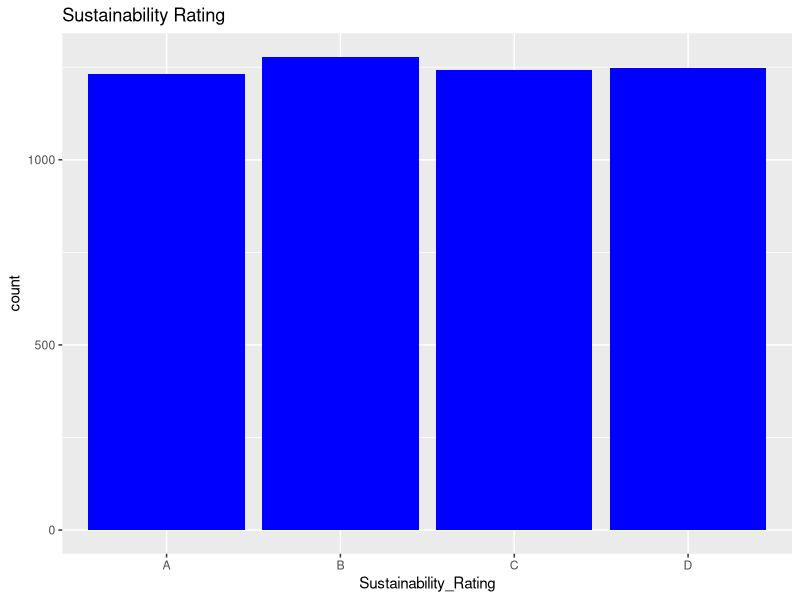
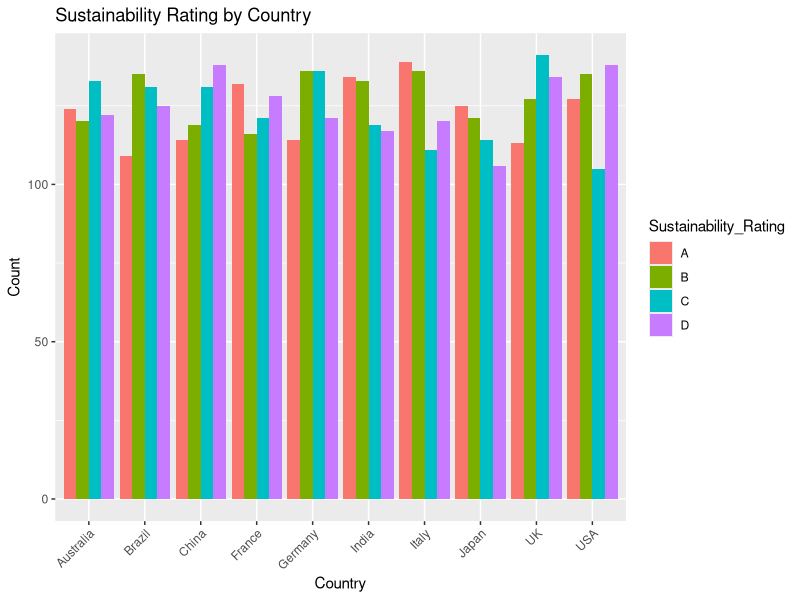
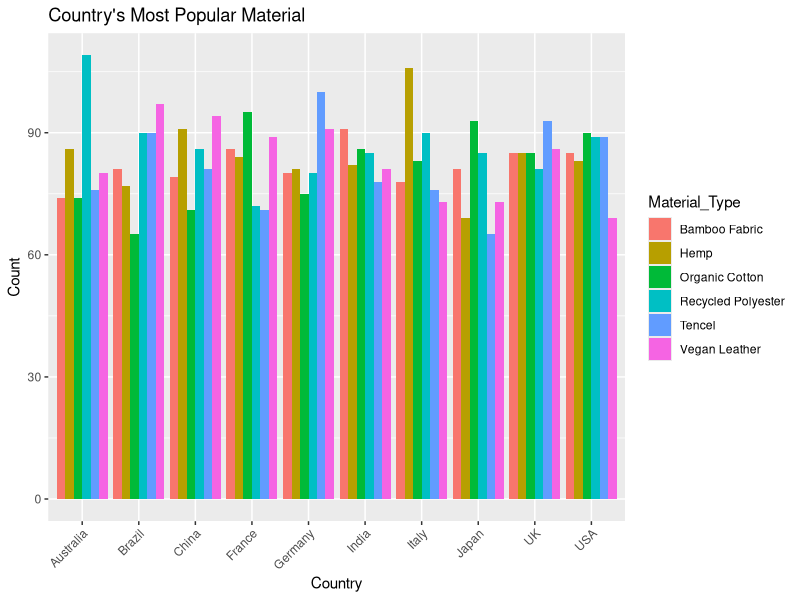
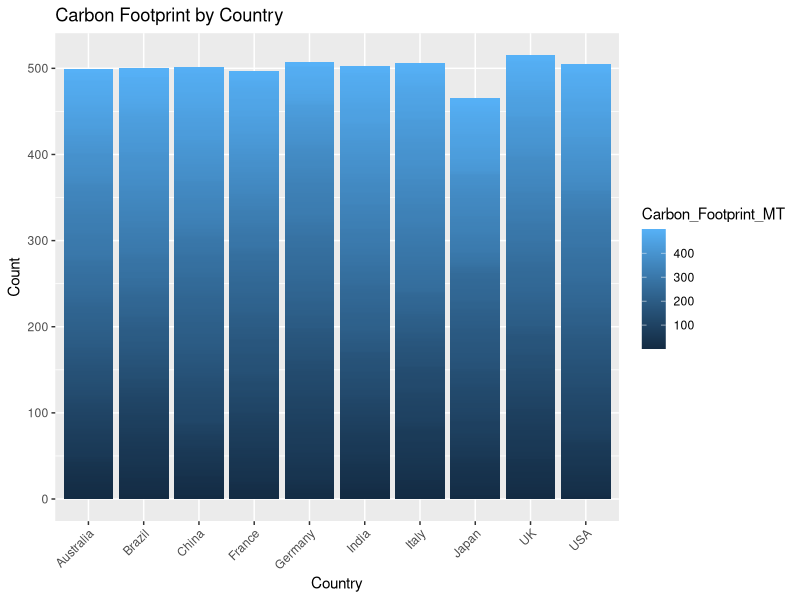
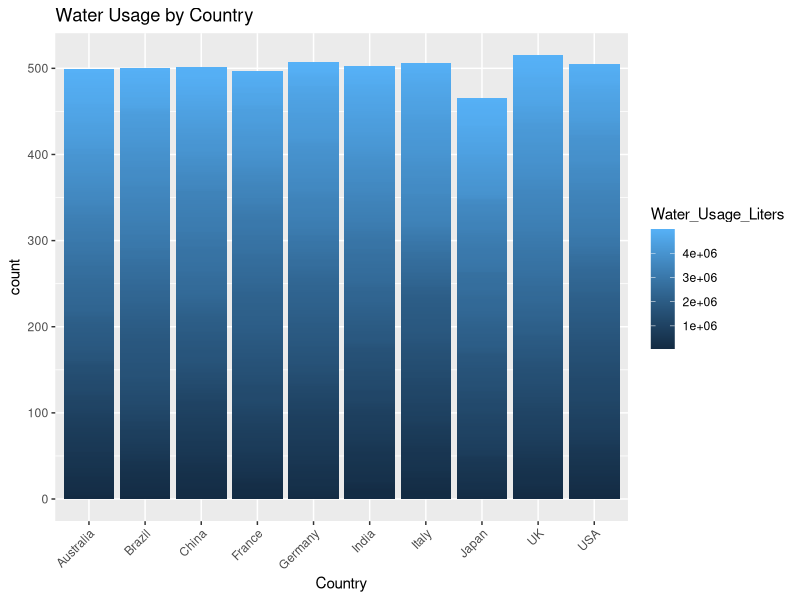
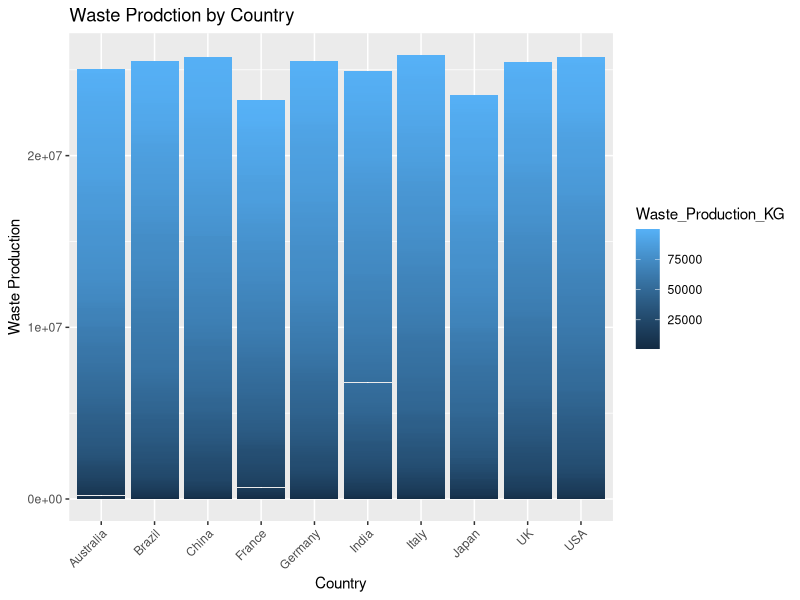
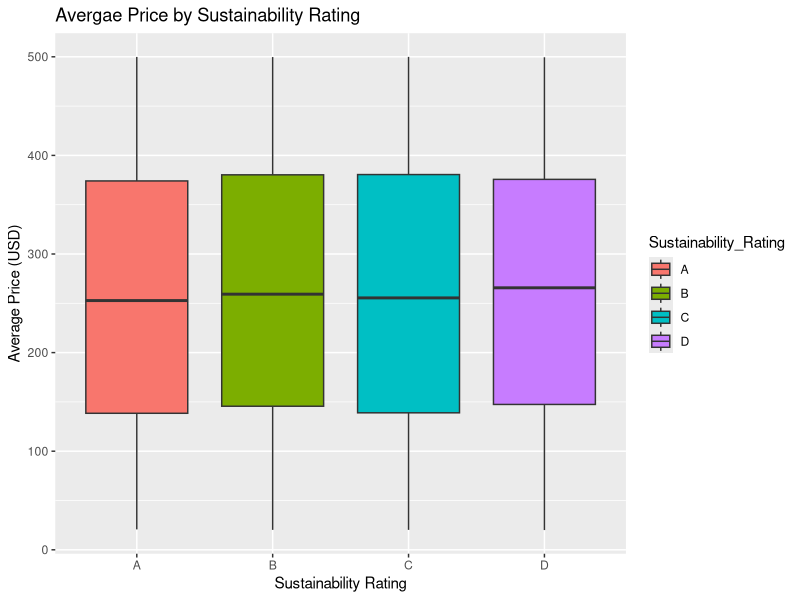
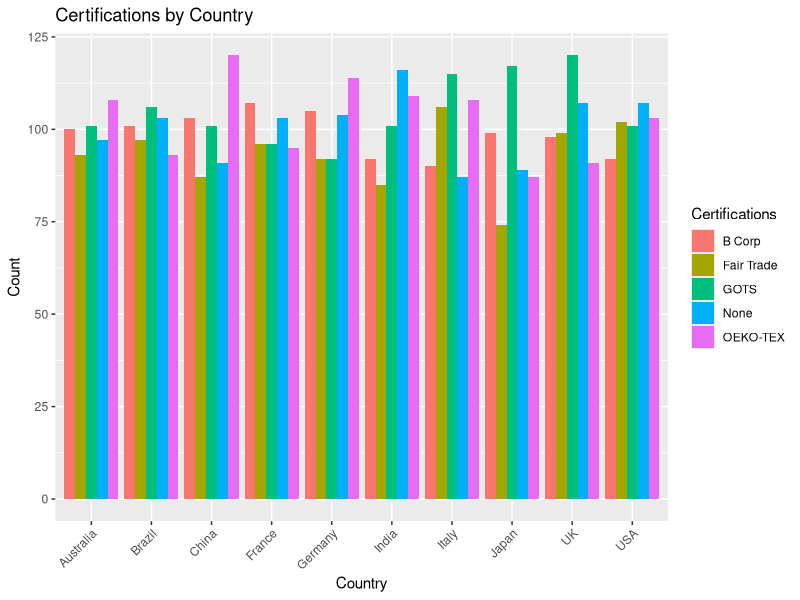

Here is the R script that generated these plots, in order:
## ---- chunk 1
install.packages("tidyverse")
install.packages("ggplot2")
install.packages("dplyr")
install.packages("tidyr")
## ---- chunk 2
library(tidyverse)
library(ggplot2)
library(dplyr)
library(tidyr)
## ---- chunk 3
data <- read_csv("sustainable_fashion_trends.csv")
## ---- chunk 4
str(data)
summary(data)
## ---- chunk 5
colSums(is.na(data))
## ---- chunk 6
ggplot(data, aes(x= Sustainability_Rating)) +
  geom_bar(fill= "blue") +
  ggtitle( "Sustainability Rating")
## ---- chunk 7
country_ratings <- data %>%
  group_by( Country, Sustainability_Rating) %>%
  summarise(Count = n())

ggplot(country_ratings, aes(x= Country,y= Count, fill= Sustainability_Rating))+
  geom_bar(stat="identity", position = "dodge")+
  ggtitle("Sustainability Rating by Country") +
  theme(axis.text.x = element_text(angle = 45, hjust = 1))
## ---- chunk 8
ggplot(data, aes(x= Country, fill= Material_Type))+
  geom_bar(stat="Count", position= "dodge") +
  ggtitle("Country's Most Popular Material") +
  xlab("Country")+
  ylab("Count") +
  theme(axis.text.x = element_text(angle = 45, hjust = 1))
## ---- chunk 9
carbon_footprint <- data %>%
  group_by( Country, Carbon_Footprint_MT) %>%
  summarise(count= n())

ggplot(carbon_footprint, aes(x= Country, y= count, fill= Carbon_Footprint_MT))+
  geom_bar(stat="identity")+
  ggtitle("Carbon Footprint by Country")+
  xlab("Country")+
  ylab("Count")+
  theme(axis.text.x = element_text(angle = 45, hjust = 1))
## ---- chunk 10
water_usage <- data %>%
  group_by(Country, Water_Usage_Liters) %>%
  summarise(count= n())
  
ggplot(water_usage, aes(x= Country, y= count, fill= Water_Usage_Liters)) +
  geom_bar(stat= "identity", postion= "dodge")+
  ggtitle("Water Usage by Country")+
  theme(axis.text.x = element_text(angle = 45, hjust = 1))
## ---- chunk 11
waste_production <- data %>%
  group_by(Country, Waste_Production_KG) %>%
  summarise(count = n())

ggplot(waste_production, aes(x=Country, y= Waste_Production_KG, fill= Waste_Production_KG))+
  geom_bar(stat= "identity", postion= "dodge")+
  ggtitle("Waste Prodction by Country")+
  xlab("Country")+
  ylab("Waste Production")+
  theme(axis.text.x = element_text(angle = 45, hjust = 1))
## ---- chunk 12
ggplot(data, aes(x= Sustainability_Rating, y= Average_Price_USD, fill= Sustainability_Rating))+
  geom_boxplot()+
  ggtitle("Avergae Price by Sustainability Rating")+
  xlab("Sustainability Rating")+
  ylab("Average Price (USD)")
## ---- chunk 13
ggplot(data, aes(x= Country, fill= Certifications))+
  geom_bar(stat= "Count", position= "dodge")+
  ggtitle("Certifications by Country")+
  xlab("Country")+
  ylab("Count")+
  theme(axis.text.x = element_text(angle = 45, hjust = 1))
## ---- chunk 14
ggplot(data, aes(x= Country, fill= Recycling_Programs))+
  geom_bar(stat="Count", position= "dodge")+
  ggtitle("Recycling Programs by Country")+
  theme(axis.text.x = element_text(angle = 45, hjust = 1))
